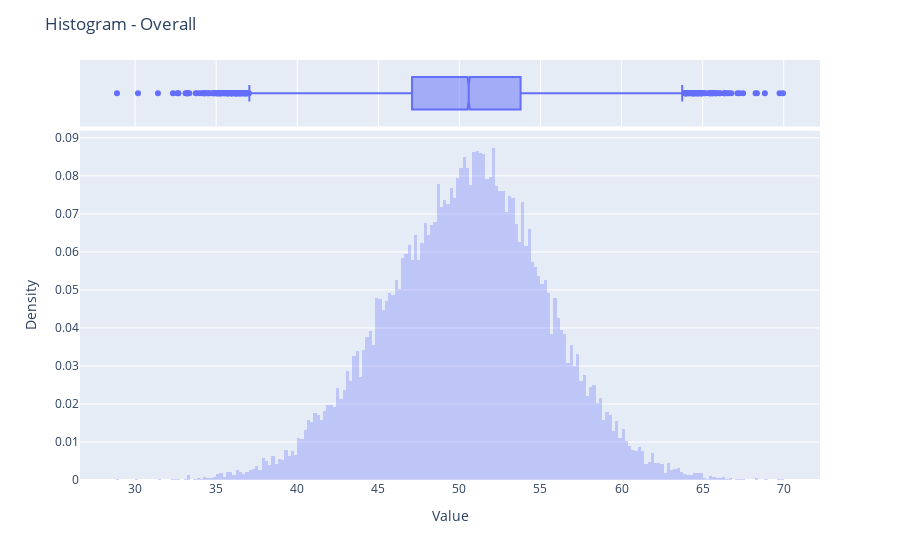

Notebook code for this chart:
### Code cell
fig = px.histogram(
    df,
    x = "value",
    histnorm = "probability density",
    marginal = "box",
    opacity = 0.3
)
fig.update_layout(
    title = "Histogram - Overall",
    xaxis_title = "Value",
    yaxis_title = "Density"
)

### Figure 1 — Plotly figure (JSON) as saved in the notebook; plotly's stock layout.template omitted (floating-point values rounded to 4 significant figures; data arrays with more than 128 entries replaced by an {"elided": "..."} marker saying what was removed)
{"data": [{"bingroup": "x", "histnorm": "probability density", "hovertemplate": "value=%{x}<br>probability density=%{y}<extra></extra>", "legendgroup": "", "marker": {"color": "#636efa", "opacity": 0.3, "pattern": {"shape": ""}}, "name": "", "orientation": "v", "showlegend": false, "type": "histogram", "x": {"elided": "22000 float values"}, "xaxis": "x", "yaxis": "y"}, {"hovertemplate": "value=%{x}<extra></extra>", "legendgroup": "", "marker": {"color": "#636efa"}, "name": "", "notched": true, "showlegend": false, "type": "box", "x": {"elided": "22000 float values"}, "xaxis": "x2", "yaxis": "y2"}], "layout": {"barmode": "relative", "legend": {"tracegroupgap": 0}, "margin": {"t": 60}, "title": {"text": "Histogram - Overall"}, "xaxis": {"anchor": "y", "domain": [0, 1], "title": {"text": "Value"}}, "xaxis2": {"anchor": "y2", "domain": [0, 1], "matches": "x", "showgrid": true, "showticklabels": false}, "yaxis": {"anchor": "x", "domain": [0, 0.8316], "title": {"text": "Density"}}, "yaxis2": {"anchor": "x2", "domain": [0.8416, 1], "matches": "y2", "showgrid": false, "showline": false, "showticklabels": false, "ticks": ""}}}
